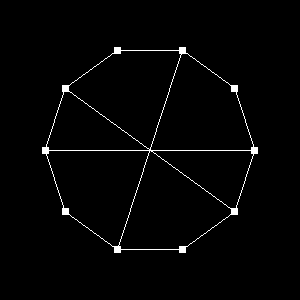

Reproduce this figure in Python.
#!/usr/bin/env python
# Demonstrate vtkChacoGraphReader with circular layout and graph mapper.

import vtkmodules.vtkInteractionStyle  # noqa: F401
import vtkmodules.vtkRenderingFreeType  # noqa: F401
import vtkmodules.vtkRenderingOpenGL2  # noqa: F401

import os

from vtkmodules.vtkInfovisLayout import (
    vtkCircularLayoutStrategy,
    vtkGraphLayout,
)
from vtkmodules.vtkIOInfovis import vtkChacoGraphReader
from vtkmodules.vtkRenderingCore import (
    vtkActor,
    vtkGraphMapper,
    vtkRenderWindow,
    vtkRenderWindowInteractor,
    vtkRenderer,
)

data_dir = os.environ.get("VPE_DATA_DIR", os.path.dirname(os.path.abspath(__file__)))

# Read Chaco graph file.
reader = vtkChacoGraphReader()
reader.SetFileName(os.path.join(data_dir, "small.graph"))
reader.Update()

# Circular layout.
strategy = vtkCircularLayoutStrategy()

layout = vtkGraphLayout()
layout.SetInputConnection(reader.GetOutputPort())
layout.SetLayoutStrategy(strategy)

# Graph mapper.
mapper = vtkGraphMapper()
mapper.SetInputConnection(layout.GetOutputPort())

actor = vtkActor()
actor.SetMapper(mapper)

# Rendering pipeline.
renderer = vtkRenderer()
renderer.AddActor(actor)

render_window = vtkRenderWindow()
render_window.AddRenderer(renderer)
render_window.SetMultiSamples(0)
render_window.SetWindowName("chaco graph reader")

# Scene
renderer.ResetCamera()

interactor = vtkRenderWindowInteractor()
interactor.SetRenderWindow(render_window)

interactor.Initialize()
interactor.Start()
